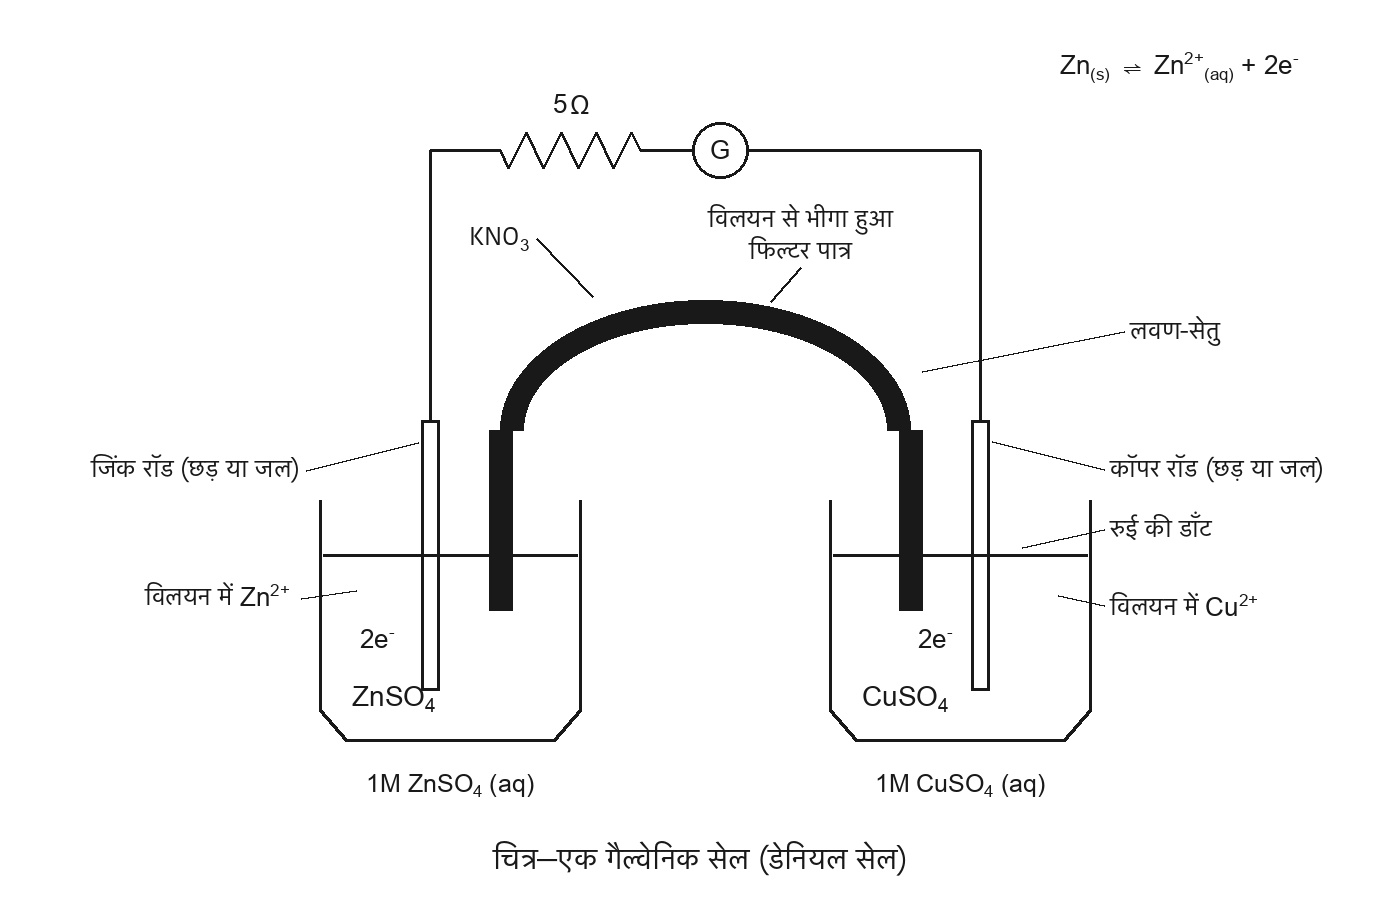

The Python source for this figure:
"""Redraw the textbook's Daniell-cell figure as a clean line drawing."""
from PIL import Image, ImageDraw, ImageFont

DEV = "/System/Library/Fonts/Supplemental/Kohinoor.ttc"
LAT = "/System/Library/Fonts/Supplemental/Arial.ttf"
UNI = "/System/Library/Fonts/Supplemental/Arial Unicode.ttf"
W, H = 1400, 900
img = Image.new("RGB", (W, H), "white")
d = ImageDraw.Draw(img)
INK = (25, 25, 25)
def dev(s): return ImageFont.truetype(DEV, s)
def lat(s): return ImageFont.truetype(LAT, s)
def uni(s): return ImageFont.truetype(UNI, s)
def t(x, y, s, f, a="mm"): d.text((x, y), s, font=f, fill=INK, anchor=a)
def leader(pts): d.line(pts, fill=INK, width=2, joint="curve")

def chem(x, y, parts, size=26, centre=False):
    """parts = [(text, 0|1|2)] with 1 lowered, 2 raised. Baseline anchored."""
    f, fs = lat(size), lat(int(size * 0.68))
    if centre:
        x -= sum(d.textlength(s, font=(f if m == 0 else fs))
                 for s, m in parts) / 2
    for s, m in parts:
        ff = f if m == 0 else fs
        dy = 0 if m == 0 else (size * 0.22 if m == 1 else -size * 0.40)
        d.text((x, y + dy), s, font=ff, fill=INK, anchor="ls")
        x += d.textlength(s, font=ff)
    return x

# ---- geometry --------------------------------------------------------------
TOP = 150                       # the external wire
ZN, CU = 430, 980               # electrode centres
BL, BR = (320, 580), (830, 1090)  # beaker walls
BT, LIQ, BB = 500, 555, 740
BRL, BRR = 500, 910             # salt-bridge legs

# ---- beakers ---------------------------------------------------------------
for l, r in (BL, BR):
    d.line([l, BT, l, BB - 30], fill=INK, width=3)
    d.line([r, BT, r, BB - 30], fill=INK, width=3)
    d.line([l, BB - 30, l + 26, BB], fill=INK, width=3)
    d.line([r, BB - 30, r - 26, BB], fill=INK, width=3)
    d.line([l + 26, BB, r - 26, BB], fill=INK, width=3)
    d.line([l + 3, LIQ, r - 3, LIQ], fill=INK, width=3)

# ---- electrodes ------------------------------------------------------------
for x in (ZN, CU):
    d.rectangle([x - 9, 420, x + 9, 690], outline=INK, width=3)

# ---- external circuit ------------------------------------------------------
d.line([ZN, 420, ZN, TOP], fill=INK, width=3)
d.line([CU, 420, CU, TOP], fill=INK, width=3)
d.line([ZN, TOP, 500, TOP], fill=INK, width=3)
d.line([640, TOP, 692, TOP], fill=INK, width=3)
d.line([748, TOP, CU, TOP], fill=INK, width=3)
step = (640 - 500) / 8
d.line([(500, TOP)] + [(500 + step * (i + .5), TOP + (18 if i % 2 == 0 else -18))
                       for i in range(8)] + [(640, TOP)],
       fill=INK, width=3, joint="curve")
t(560, TOP - 46, "5", lat(26), "mm"); t(580, TOP - 46, "Ω", uni(26), "mm")
d.ellipse([692, TOP - 28, 748, TOP + 28], outline=INK, width=3)
t(720, TOP, "G", lat(26))

# the half-reaction the book prints over the circuit
x = chem(1060, 74, [("Zn", 0), ("(s)", 1)], 26)
t(x + 22, 66, "⇌", uni(26), "mm")
chem(x + 44, 74, [("Zn", 0), ("2+", 2), ("(aq)", 1), (" + 2e", 0), ("-", 2)], 26)

# ---- salt bridge -----------------------------------------------------------
d.arc([BRL, 300, BRR, 560], 180, 360, fill=INK, width=24)
d.line([BRL, 430, BRL, 610], fill=INK, width=24)
d.line([BRR, 430, BRR, 610], fill=INK, width=24)

# ---- labels ----------------------------------------------------------------
t(520, 236, "KNO", dev(26), "rm"); chem(520, 245, [("3", 1)], 26)
leader([(536, 238), (592, 296)])

t(800, 218, "विलयन से भीगा हुआ", dev(25), "mm")
t(800, 250, "फिल्टर पात्र", dev(25), "mm")
leader([(800, 268), (770, 302)])

t(1130, 330, "लवण-सेतु", dev(25), "lm"); leader([(1124, 332), (922, 372)])

# The rod labels are the book's, verbatim — it prints "(छड़ या जल)" on both.
t(300, 468, "जिंक रॉड (छड़ या जल)", dev(25), "rm"); leader([(306, 470), (418, 442)])
t(1110, 468, "कॉपर रॉड (छड़ या जल)", dev(25), "lm"); leader([(1104, 470), (992, 442)])
t(1110, 528, "रुई की डाँट", dev(25), "lm"); leader([(1104, 530), (1022, 548)])

# the ion label sits clear of the Hindi words, measured rather than guessed
_w = d.textlength("विलयन में ", font=dev(25))
# Set back from the beaker wall at x=320: at x=300 the "Zn2+" ran over it.
t(240 - _w, 596, "विलयन में", dev(25), "lm")
_x = chem(240, 606, [("Zn", 0), ("2+", 2)], 26)
leader([(_x + 12, 598), (356, 590)])
t(1110, 606, "विलयन में", dev(25), "lm")
chem(1110 + _w, 616, [("Cu", 0), ("2+", 2)], 26)
leader([(1104, 606), (1058, 596)])

chem(360, 648, [("2e", 0), ("-", 2)], 26)
chem(918, 648, [("2e", 0), ("-", 2)], 26)
chem(352, 706, [("ZnSO", 0), ("4", 1)], 28)
chem(862, 706, [("CuSO", 0), ("4", 1)], 28)

chem(450, 792, [("1M ZnSO", 0), ("4", 1), (" (aq)", 0)], 25, centre=True)
chem(960, 792, [("1M CuSO", 0), ("4", 1), (" (aq)", 0)], 25, centre=True)

t(700, 858, "चित्र—एक गैल्वेनिक सेल (डेनियल सेल)", dev(30), "mm")

img.save("EndScreenshot/content/diagrams/daniell_cell.png")
print("ok")
